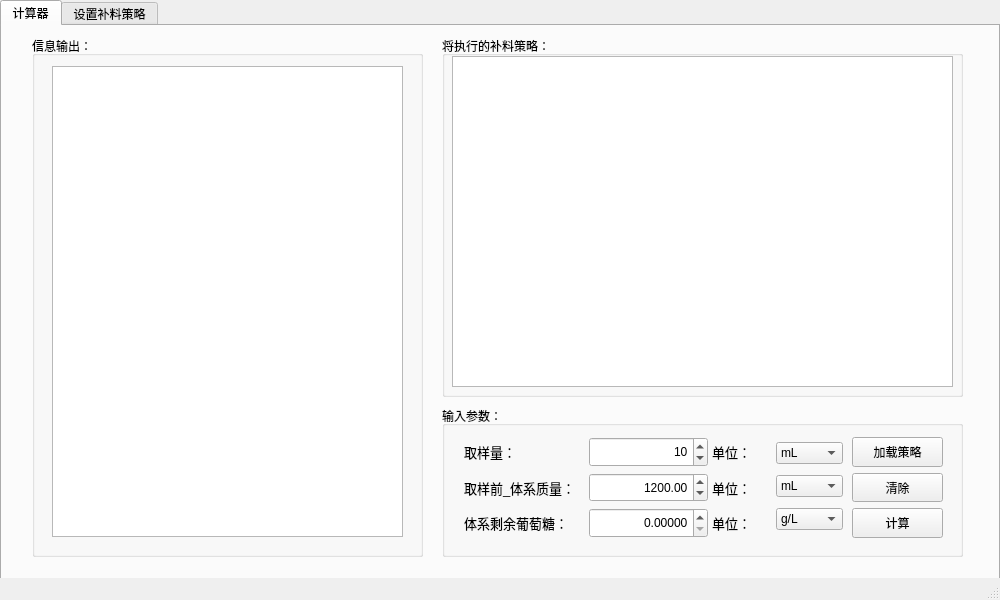
<?xml version="1.0" encoding="UTF-8"?>
<ui version="4.0">
 <class>MainWindow</class>
 <widget class="QMainWindow" name="MainWindow">
  <property name="geometry">
   <rect>
    <x>0</x>
    <y>0</y>
    <width>1000</width>
    <height>600</height>
   </rect>
  </property>
  <property name="minimumSize">
   <size>
    <width>250</width>
    <height>150</height>
   </size>
  </property>
  <property name="windowTitle">
   <string>&quot;生物过程补料计算器&quot;</string>
  </property>
  <property name="windowIcon">
   <iconset>
    <normaloff>icons/biotech.svg</normaloff>icons/biotech.svg</iconset>
  </property>
  <property name="windowOpacity">
   <double>0.960000000000000</double>
  </property>
  <property name="dockOptions">
   <set>QMainWindow::DockOption::AllowTabbedDocks|QMainWindow::DockOption::AnimatedDocks</set>
  </property>
  <widget class="QWidget" name="centralwidget">
   <widget class="QTabWidget" name="tabWidget">
    <property name="geometry">
     <rect>
      <x>0</x>
      <y>0</y>
      <width>1000</width>
      <height>600</height>
     </rect>
    </property>
    <property name="sizePolicy">
     <sizepolicy hsizetype="Preferred" vsizetype="Preferred">
      <horstretch>0</horstretch>
      <verstretch>0</verstretch>
     </sizepolicy>
    </property>
    <property name="tabPosition">
     <enum>QTabWidget::TabPosition::North</enum>
    </property>
    <property name="currentIndex">
     <number>0</number>
    </property>
    <property name="iconSize">
     <size>
      <width>16</width>
      <height>16</height>
     </size>
    </property>
    <widget class="QWidget" name="tab_cal">
     <attribute name="title">
      <string>计算器</string>
     </attribute>
     <widget class="QGroupBox" name="show_box">
      <property name="geometry">
       <rect>
        <x>440</x>
        <y>10</y>
        <width>521</width>
        <height>361</height>
       </rect>
      </property>
      <property name="sizePolicy">
       <sizepolicy hsizetype="Fixed" vsizetype="Fixed">
        <horstretch>0</horstretch>
        <verstretch>0</verstretch>
       </sizepolicy>
      </property>
      <property name="title">
       <string>将执行的补料策略：</string>
      </property>
      <widget class="QTableView" name="tableview_stra2">
       <property name="geometry">
        <rect>
         <x>10</x>
         <y>20</y>
         <width>501</width>
         <height>331</height>
        </rect>
       </property>
      </widget>
     </widget>
     <widget class="QGroupBox" name="Input_box">
      <property name="geometry">
       <rect>
        <x>440</x>
        <y>380</y>
        <width>521</width>
        <height>151</height>
       </rect>
      </property>
      <property name="title">
       <string>输入参数：</string>
      </property>
      <widget class="QWidget" name="layoutWidget">
       <property name="geometry">
        <rect>
         <x>410</x>
         <y>31</y>
         <width>91</width>
         <height>101</height>
        </rect>
       </property>
       <layout class="QVBoxLayout" name="verticalLayout_3">
        <item>
         <widget class="QPushButton" name="load_stra_button">
          <property name="sizePolicy">
           <sizepolicy hsizetype="Minimum" vsizetype="Expanding">
            <horstretch>0</horstretch>
            <verstretch>0</verstretch>
           </sizepolicy>
          </property>
          <property name="text">
           <string>加载策略</string>
          </property>
         </widget>
        </item>
        <item>
         <widget class="QPushButton" name="clear_button">
          <property name="sizePolicy">
           <sizepolicy hsizetype="Minimum" vsizetype="Expanding">
            <horstretch>0</horstretch>
            <verstretch>0</verstretch>
           </sizepolicy>
          </property>
          <property name="text">
           <string>清除</string>
          </property>
         </widget>
        </item>
        <item>
         <widget class="QPushButton" name="calculate_button">
          <property name="sizePolicy">
           <sizepolicy hsizetype="Minimum" vsizetype="Expanding">
            <horstretch>0</horstretch>
            <verstretch>0</verstretch>
           </sizepolicy>
          </property>
          <property name="text">
           <string>计算</string>
          </property>
         </widget>
        </item>
       </layout>
      </widget>
      <widget class="QWidget" name="layoutWidget">
       <property name="geometry">
        <rect>
         <x>22</x>
         <y>31</y>
         <width>244</width>
         <height>101</height>
        </rect>
       </property>
       <layout class="QHBoxLayout" name="horizontalLayout_2">
        <item>
         <layout class="QVBoxLayout" name="verticalLayout_2">
          <item>
           <widget class="QLabel" name="label_4">
            <property name="font">
             <font>
              <pointsize>10</pointsize>
             </font>
            </property>
            <property name="text">
             <string>取样量：</string>
            </property>
           </widget>
          </item>
          <item>
           <widget class="QLabel" name="label_5">
            <property name="font">
             <font>
              <pointsize>10</pointsize>
             </font>
            </property>
            <property name="text">
             <string>取样前_体系质量：</string>
            </property>
           </widget>
          </item>
          <item>
           <widget class="QLabel" name="label_6">
            <property name="font">
             <font>
              <pointsize>10</pointsize>
             </font>
            </property>
            <property name="text">
             <string>体系剩余葡萄糖：</string>
            </property>
           </widget>
          </item>
         </layout>
        </item>
        <item>
         <layout class="QGridLayout" name="gridLayout">
          <item row="1" column="0">
           <widget class="QDoubleSpinBox" name="spinbox_before_sampling">
            <property name="sizePolicy">
             <sizepolicy hsizetype="Preferred" vsizetype="Expanding">
              <horstretch>0</horstretch>
              <verstretch>0</verstretch>
             </sizepolicy>
            </property>
            <property name="alignment">
             <set>Qt::AlignmentFlag::AlignRight|Qt::AlignmentFlag::AlignTrailing|Qt::AlignmentFlag::AlignVCenter</set>
            </property>
            <property name="maximum">
             <double>100000.000000000000000</double>
            </property>
            <property name="singleStep">
             <double>0.050000000000000</double>
            </property>
            <property name="value">
             <double>1200.000000000000000</double>
            </property>
           </widget>
          </item>
          <item row="0" column="0">
           <widget class="QSpinBox" name="spinbox_sampling">
            <property name="sizePolicy">
             <sizepolicy hsizetype="Preferred" vsizetype="Expanding">
              <horstretch>0</horstretch>
              <verstretch>0</verstretch>
             </sizepolicy>
            </property>
            <property name="alignment">
             <set>Qt::AlignmentFlag::AlignRight|Qt::AlignmentFlag::AlignTrailing|Qt::AlignmentFlag::AlignVCenter</set>
            </property>
            <property name="suffix">
             <string/>
            </property>
            <property name="prefix">
             <string/>
            </property>
            <property name="maximum">
             <number>1000</number>
            </property>
            <property name="value">
             <number>10</number>
            </property>
           </widget>
          </item>
          <item row="2" column="0">
           <widget class="QDoubleSpinBox" name="spinbox_gluc">
            <property name="sizePolicy">
             <sizepolicy hsizetype="Preferred" vsizetype="Expanding">
              <horstretch>0</horstretch>
              <verstretch>0</verstretch>
             </sizepolicy>
            </property>
            <property name="alignment">
             <set>Qt::AlignmentFlag::AlignRight|Qt::AlignmentFlag::AlignTrailing|Qt::AlignmentFlag::AlignVCenter</set>
            </property>
            <property name="decimals">
             <number>5</number>
            </property>
            <property name="maximum">
             <double>1000.000000000000000</double>
            </property>
            <property name="singleStep">
             <double>0.000010000000000</double>
            </property>
            <property name="value">
             <double>0.000000000000000</double>
            </property>
           </widget>
          </item>
         </layout>
        </item>
       </layout>
      </widget>
      <widget class="QWidget" name="layoutWidget">
       <property name="geometry">
        <rect>
         <x>270</x>
         <y>31</y>
         <width>131</width>
         <height>101</height>
        </rect>
       </property>
       <layout class="QHBoxLayout" name="horizontalLayout_3">
        <item>
         <layout class="QVBoxLayout" name="verticalLayout_5">
          <item>
           <widget class="QLabel" name="label_10">
            <property name="font">
             <font>
              <pointsize>10</pointsize>
             </font>
            </property>
            <property name="text">
             <string>单位：</string>
            </property>
           </widget>
          </item>
          <item>
           <widget class="QLabel" name="label_8">
            <property name="font">
             <font>
              <pointsize>10</pointsize>
             </font>
            </property>
            <property name="text">
             <string>单位：</string>
            </property>
           </widget>
          </item>
          <item>
           <widget class="QLabel" name="label_9">
            <property name="font">
             <font>
              <pointsize>10</pointsize>
             </font>
            </property>
            <property name="text">
             <string>单位：</string>
            </property>
           </widget>
          </item>
         </layout>
        </item>
        <item>
         <layout class="QVBoxLayout" name="verticalLayout_6">
          <item>
           <widget class="QComboBox" name="combox_sampling">
            <item>
             <property name="text">
              <string>mL</string>
             </property>
            </item>
            <item>
             <property name="text">
              <string>μL</string>
             </property>
            </item>
            <item>
             <property name="text">
              <string>L</string>
             </property>
            </item>
           </widget>
          </item>
          <item>
           <widget class="QComboBox" name="combox_before_sampling">
            <item>
             <property name="text">
              <string>mL</string>
             </property>
            </item>
            <item>
             <property name="text">
              <string>L</string>
             </property>
            </item>
            <item>
             <property name="text">
              <string>μL</string>
             </property>
            </item>
            <item>
             <property name="text">
              <string>g</string>
             </property>
            </item>
            <item>
             <property name="text">
              <string>kg</string>
             </property>
            </item>
            <item>
             <property name="text">
              <string>mg</string>
             </property>
            </item>
           </widget>
          </item>
          <item>
           <widget class="QComboBox" name="combox_before_sampling_2">
            <item>
             <property name="text">
              <string>g/L</string>
             </property>
            </item>
            <item>
             <property name="text">
              <string>mg/L</string>
             </property>
            </item>
            <item>
             <property name="text">
              <string>mg/mL</string>
             </property>
            </item>
            <item>
             <property name="text">
              <string>g/mL</string>
             </property>
            </item>
            <item>
             <property name="text">
              <string>kg/L</string>
             </property>
            </item>
            <item>
             <property name="text">
              <string>kg/mL</string>
             </property>
            </item>
           </widget>
          </item>
         </layout>
        </item>
       </layout>
      </widget>
     </widget>
     <widget class="QGroupBox" name="groupBox">
      <property name="geometry">
       <rect>
        <x>30</x>
        <y>10</y>
        <width>391</width>
        <height>521</height>
       </rect>
      </property>
      <property name="title">
       <string>信息输出：</string>
      </property>
      <widget class="QTextBrowser" name="textbrowser_output">
       <property name="geometry">
        <rect>
         <x>20</x>
         <y>30</y>
         <width>351</width>
         <height>471</height>
        </rect>
       </property>
       <property name="font">
        <font>
         <pointsize>10</pointsize>
        </font>
       </property>
      </widget>
     </widget>
    </widget>
    <widget class="QWidget" name="tab_feed">
     <attribute name="title">
      <string>设置补料策略</string>
     </attribute>
     <widget class="QGroupBox" name="groupBox_2">
      <property name="geometry">
       <rect>
        <x>20</x>
        <y>40</y>
        <width>921</width>
        <height>481</height>
       </rect>
      </property>
      <property name="title">
       <string>GroupBox</string>
      </property>
      <widget class="QWidget" name="layoutWidget">
       <property name="geometry">
        <rect>
         <x>20</x>
         <y>30</y>
         <width>571</width>
         <height>421</height>
        </rect>
       </property>
       <layout class="QVBoxLayout" name="verticalLayout">
        <item>
         <layout class="QHBoxLayout" name="horizontalLayout">
          <item>
           <widget class="QLineEdit" name="lineedit_path">
            <property name="text">
             <string/>
            </property>
            <property name="placeholderText">
             <string>选择加载文件目录</string>
            </property>
           </widget>
          </item>
          <item>
           <widget class="QPushButton" name="load_stra_button_2">
            <property name="text">
             <string>加载策略</string>
            </property>
           </widget>
          </item>
         </layout>
        </item>
        <item>
         <widget class="QTableView" name="tableview_stra"/>
        </item>
       </layout>
      </widget>
     </widget>
    </widget>
   </widget>
  </widget>
  <widget class="QStatusBar" name="statusbar"/>
 </widget>
 <resources/>
 <connections/>
</ui>
